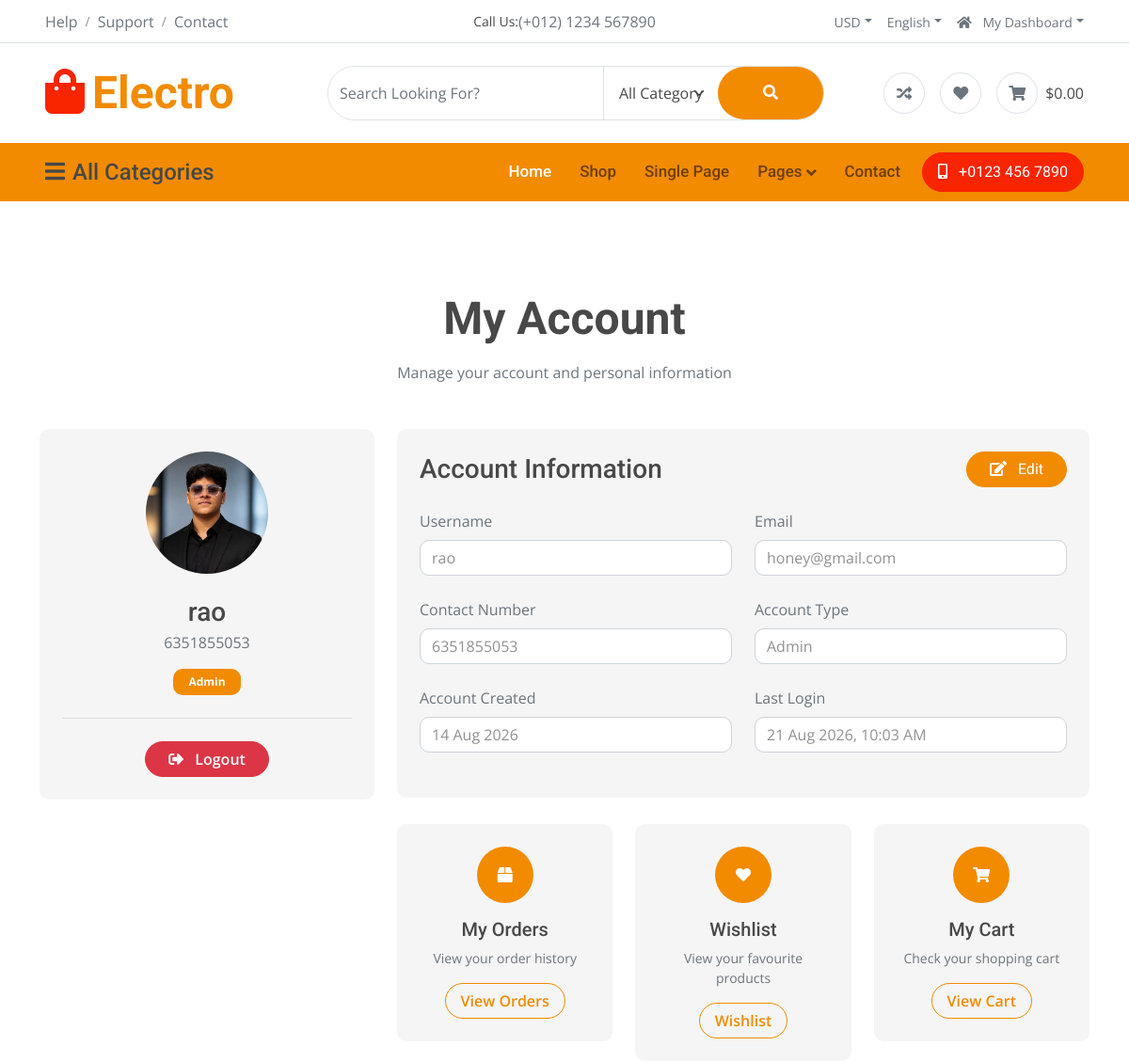
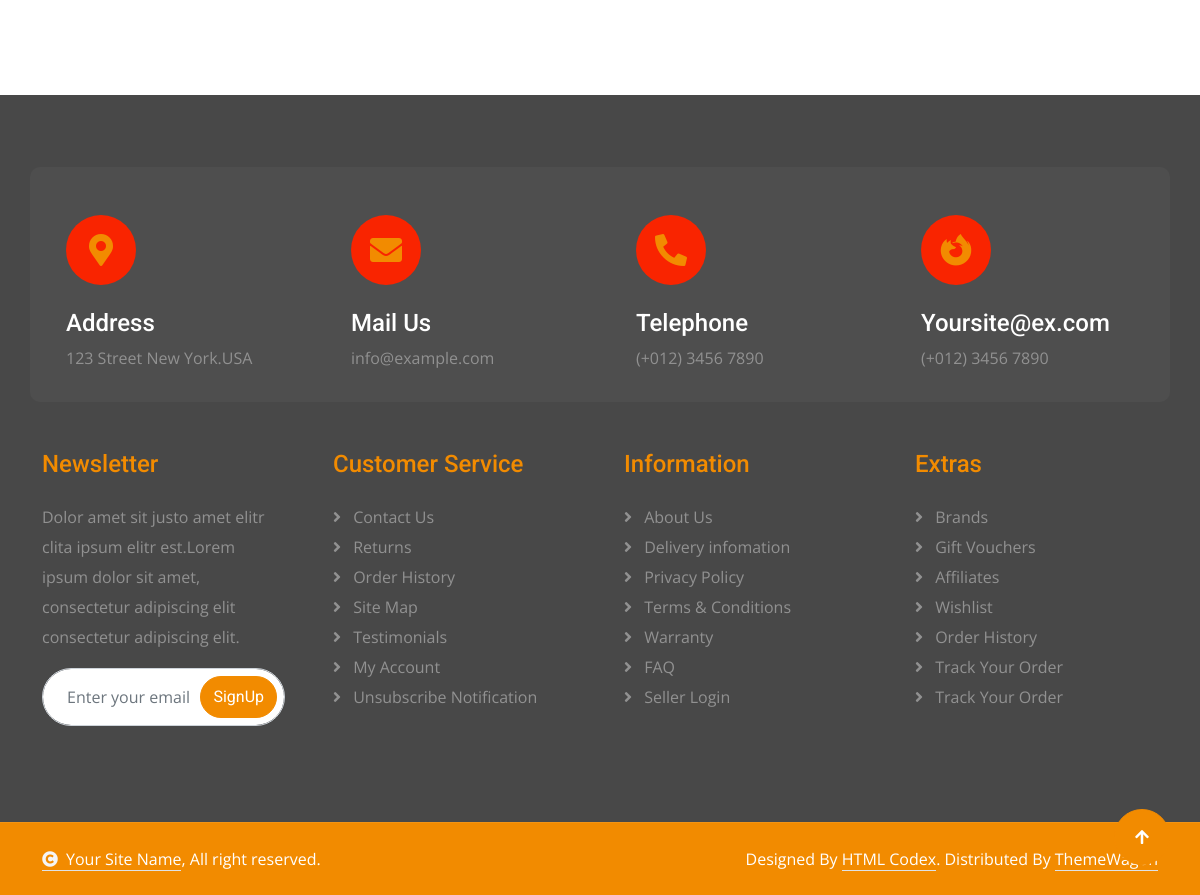
The app's page /account/my-account/ (signed in) with its own data (2 pictures, top to bottom).
### users/models.py (models this page shows, shortened)
class User(AbstractUser):
    ROLE_CHOICES = (
        ("user", "User"),
        ("admin", "Admin"),
    )
    role = models.CharField(
        max_length=10,
        choices=ROLE_CHOICES,
        default="user"
    )
    contact_number = models.CharField(
        max_length=15,
        blank=True
    )
    read_terms_and_conditions = models.BooleanField(
        default=False
    )
    image = models.ImageField(
        upload_to="users-profile/",
        blank=True,
        null=True
    )

### users/views.py (the view)
@method_decorator(
    login_required(login_url="login"),
    name="dispatch"
)
class MyAccountView(TemplateView):
    template_name = "myAccount.html"
    def get_context_data(self, **kwargs):
        context = super().get_context_data(**kwargs)
        context["account_user"] = self.request.user
        return context

### template/myAccount.html (shortened to what this page needs)
{% extends "base.html" %}
{% block content %}
<div class="container-fluid py-5">
    <div class="container py-5">
        <div class="text-center mb-5">
            <h1 class="display-5 mb-3">
                My Account
            </h1>
            <p class="text-muted">
                Manage your account and personal information
            </p>
        </div>
        <div class="row g-4">
            <div class="col-lg-4">
                <div class="bg-light rounded p-4 text-center">
                    {% if account_user.image %}
                    <img src="{{ account_user.image.url }}" alt="Profile Image" class="rounded-circle mb-4" style="
                                width: 130px;
                                height: 130px;
                                object-fit: cover;
                            ">
                    {% endif %}
                    <h3 class="mb-1">
                        {{ account_user.username }}
                    </h3>
                    <p class="text-muted mb-3">
                        {{ account_user.contact_number }}
                    </p>
                    <span class="badge bg-primary px-3 py-2">
                        {{ account_user.get_role_display }}
                    </span>
                    <hr class="my-4">
                    <a href="{% url 'logout' %}" class="btn btn-danger rounded-pill px-4">
                        <i class="fas fa-sign-out-alt me-2"></i>
                        Logout
                    </a>
                </div>
            </div>
            <div class="col-lg-8">
                <div class="bg-light rounded p-4">
                    <div class="d-flex justify-content-between
                                align-items-center mb-4">
                        <h3 class="mb-0">
                            Account Information
                        </h3>
                        <a href="{% url 'edit_profile' %}" class="btn btn-primary rounded-pill px-4">
                            <i class="fas fa-edit me-2"></i>
                            Edit
                        </a>
                    </div>
                    <div class="row mb-4">
                        <div class="col-md-6">
                            <label class="form-label text-muted">
                                Username
                            </label>
                            <div class="form-control bg-white">
                                {{ account_user.username }}
                            </div>
                        </div>
                        <div class="col-md-6">
                            <label class="form-label text-muted">
                                Email
                            </label>
                            <div class="form-control bg-white">
                                {% if account_user.email %}
                                {{ account_user.email }}
                                {% else %}
                                Not added
                                {% endif %}
                            </div>
                        </div>
                    </div>
                    <div class="row mb-4">
                        <div class="col-md-6">
                            <label class="form-label text-muted">
                                Contact Number
                            </label>
                            <div class="form-control bg-white">
                                {{ account_user.contact_number }}
                            </div>
                        </div>
                        <div class="col-md-6">
                            <label class="form-label text-muted">
                                Account Type
                            </label>
                            <div class="form-control bg-white">
                                {{ account_user.get_role_display }}
                            </div>
                        </div>
                    </div>
                    <div class="row mb-4">
                        <div class="col-md-6">
                            <label class="form-label text-muted">
                                Account Created
                            </label>
                            <div class="form-control bg-white">
                                {{ account_user.date_joined|date:"d M Y" }}
                            </div>
                        </div>
                        <div class="col-md-6">
                            <label class="form-label text-muted">
                                Last Login
                            </label>
                            <div class="form-control bg-white">
                                {% if account_user.last_login %}
                                {{ account_user.last_login|date:"d M Y, h:i A" }}
                                {% else %}
                                First Login
                                {% endif %}
                            </div>
                        </div>
                    </div>
                </div>
                <div class="row g-4 mt-1">
                    <div class="col-md-4">
                        <div class="bg-light rounded p-4 text-center">
                            <div class="rounded-circle bg-primary
                                       d-flex align-items-center
                                       justify-content-center
                                       mx-auto mb-3" style="
                                    width: 60px;
                                    height: 60px;
                                ">
                                <i class="fas fa-box text-white"></i>
                            </div>
                            <h5>
                                My Orders
                            </h5>
                            <p class="text-muted small">
                                View your order history
                            </p>
                            <a href="#" class="btn btn-outline-primary
                                       rounded-pill px-3">
                                View Orders
                            </a>
                        </div>
                    </div>
                    <div class="col-md-4">
                        <div class="bg-light rounded p-4 text-center">
                            <div class="rounded-circle bg-primary
                                       d-flex align-items-center
                                       justify-content-center
                                       mx-auto mb-3" style="
                                    width: 60px;
                                    height: 60px;
                                ">
                                <i class="fas fa-heart text-white"></i>
                            </div>
                            <h5>
                                Wishlist
                            </h5>
                            <p class="text-muted small">
                                View your favourite products
                            </p>
                            <a href="#" class="btn btn-outline-primary
                                       rounded-pill px-3">
                                Wishlist
                            </a>
                        </div>
                    </div>
                    <div class="col-md-4">
                        <div class="bg-light rounded p-4 text-center">
                            <div class="rounded-circle bg-primary
                                       d-flex align-items-center
                                       justify-content-center
                                       mx-auto mb-3" style="
                                    width: 60px;
                                    height: 60px;
                                ">
                                <i class="fas fa-shopping-cart text-white"></i>
                            </div>
                            <h5>
                                My Cart
                            </h5>
                            <p class="text-muted small">
                                Check your shopping cart
                            </p>
                            <a href="{% url 'cart_page' %}" class="btn btn-outline-primary
                                       rounded-pill px-3">
                                View Cart
                            </a>
                        </div>
                    </div>
                </div>
            </div>
        </div>
    </div>
</div>
{% endblock content %}

### static/website/css/style.css (style rules this page uses)
.btn { font-weight: 600; transition: .5s; }
.btn.btn-primary { background: var(--bs-primary) !important; color: var(--bs-white) !important; font-family: 'Roboto', sans-serif; font-weight: 400; transition: 0.5s; }

### records on screen
User: image (picture), username "rao", contact_number "6351855053", role "Admin", email "honey@gmail.com", date_joined "14 Aug 2026", last_login "21 Aug 2026, 10:03 AM"
